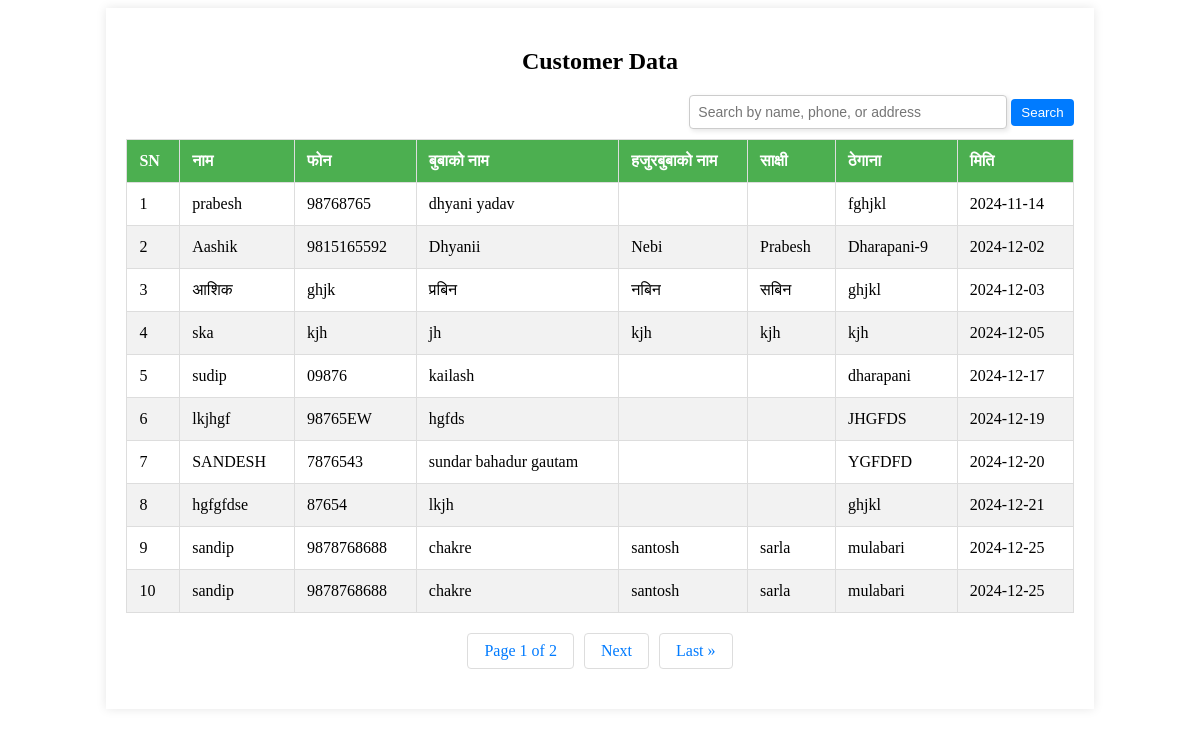
Page /user_profile (signed in) on the earlier database version.
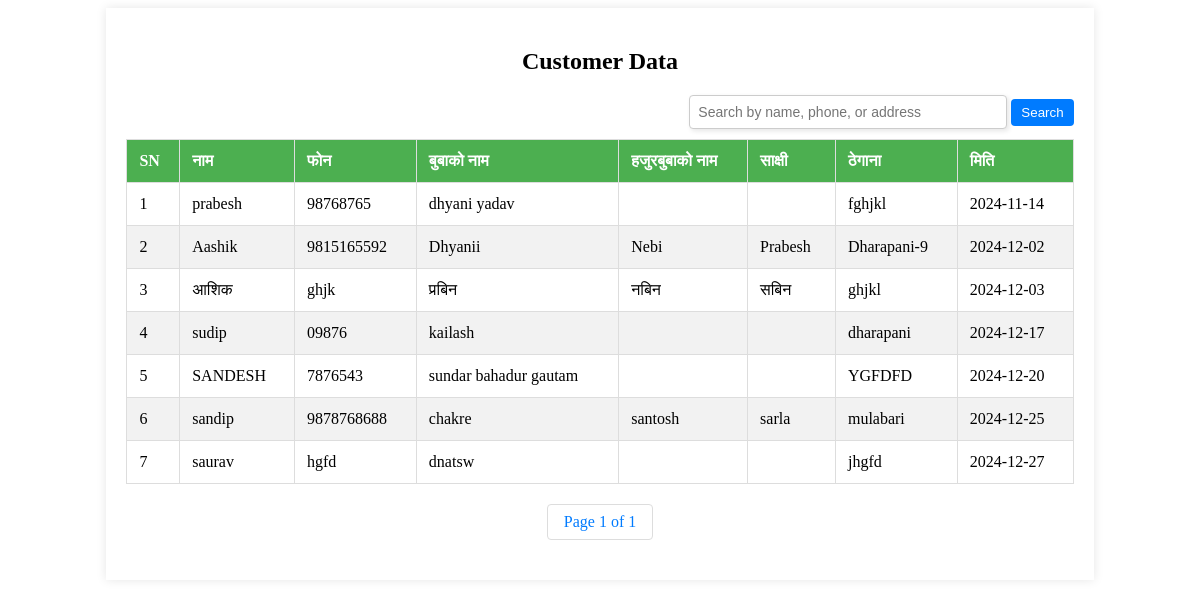
Same page on the later database version.
### invoice/models.py (models this page shows, shortened)
class UserInfo(models.Model):
    username = models.CharField(max_length=255)
    father_name = models.CharField(max_length=255)
    address = models.CharField(max_length=255)
    phone = models.CharField(max_length=15)
    created_at = models.DateField()
    grand_parent=models.CharField(max_length=50)
    registered=models.CharField(max_length=50,blank=True)
    minor=models.CharField(max_length=50)
    from django.db.models import Sum, F

### invoice/views.py (the view)
# urls.py: path('user_profile', views.user_profile, name='user_profile'),  # View all users
@login_required
def user_profile(request):
    profiles = UserInfo.objects.all().order_by('created_at')
    search_query = request.GET.get('search', '')
    if search_query:
        profiles = profiles.filter(
            Q(username__icontains=search_query) |
            Q(phone__icontains=search_query) |
            Q(address__icontains=search_query)
        )
    paginator = Paginator(profiles, 10)
    page_number = request.GET.get('page', 1)
    try:
        page_obj = paginator.page(page_number)
    except Exception:
        page_obj = paginator.page(1)
    return render(request, 'user_profile.html', {
        'page_obj': page_obj,
        'search': search_query,
    })

### templates/user_profile.html (shortened to what this page needs)
<!DOCTYPE html>
<html lang="en">
<head>
    {% load static %}
    <link rel="stylesheet" type="text/css" href="{% static 'css/storage.css' %}">
</head>
<body>
<div class="table-container">
    <h2>Customer Data</h2>
    <div class="search-container">
        <form method="get" action="">
            <input
                type="text"
                id="searchInput"
                name="search"
                value="{{ search }}"
                placeholder="Search by name, phone, or address"
            >
            <button type="submit" class="add-btn" style="padding: 6px 10px;">Search</button>
        </form>
    </div>
    <table class="customer-table">
        <thead>
            <tr>
                <th>SN</th>
                <th>नाम</th>
                <th>फोन</th>
                <th>बुबाको नाम</th>
                <th>हजुरबुबाको नाम</th>
                <th>साक्षी</th>
                <th>ठेगाना</th>
                <th>मिति</th>
            </tr>
        </thead>
        <tbody>
            {% for user in page_obj %}
            <tr class="row-bg" onclick="redirectToDetails('{% if user.id %}{% url 'user_data' user.id %}{% endif %}')">                <td>{{ forloop.counter }}</td>
                <td>{{ user.username }}</td>
                <td>{{ user.phone }}</td>
                <td>{{ user.father_name }}</td>
                <td>{{ user.grand_parent }}</td>
                <td>{{ user.minor }}</td>
                <td>{{ user.address }}</td>
                <td>{{ user.created_at|date:"Y-m-d" }}</td>
            </tr>
            {% empty %}
            <tr>
                <td colspan="8">No customers found.</td>
            </tr>
            {% endfor %}
        </tbody>
    </table>
    <div class="pagination">
        <span>
            Page {{ page_obj.number }} of {{ page_obj.paginator.num_pages }}
        </span>
        {% if page_obj.has_next %}
            <a href="?page={{ page_obj.next_page_number }}{% if search %}&search={{ search }}{% endif %}">Next</a>
            <a href="?page={{ page_obj.paginator.num_pages }}{% if search %}&search={{ search }}{% endif %}">Last &raquo;</a>
        {% endif %}
    </div>
</body>
</html>

Differences in the rows shown:
removed UserInfo: username "ska", phone "kjh", father_name "jh", grand_parent "kjh", minor "kjh", address "kjh", created_at "2024-12-05"
removed UserInfo: username "lkjhgf", phone "98765EW", father_name "hgfds", address "JHGFDS", created_at "2024-12-19"
removed UserInfo: username "hgfgfdse", phone "87654", father_name "lkjh", address "ghjkl", created_at "2024-12-21"
removed UserInfo: username "sandip", phone "9878768688", father_name "chakre", grand_parent "santosh", minor "sarla", address "mulabari", created_at "2024-12-25"
now on this page (row unchanged): UserInfo: username "saurav", phone "hgfd", father_name "dnatsw", address "jhgfd", created_at "2024-12-27"
Other differences:
{{ page_obj.paginator.num_pages }}: "2" → "1"
text no longer shown: "Next Last »"
